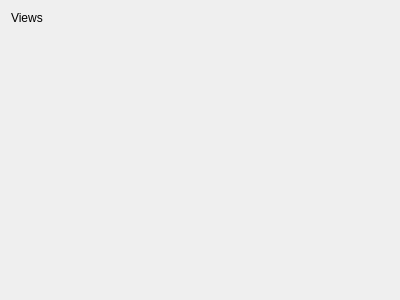
<?xml version="1.0" encoding="UTF-8"?>
<ui version="4.0">
 <class>GeoXCanvasEditorWidget</class>
 <widget class="QWidget" name="GeoXCanvasEditorWidget">
  <property name="geometry">
   <rect>
    <x>0</x>
    <y>0</y>
    <width>400</width>
    <height>300</height>
   </rect>
  </property>
  <property name="windowTitle">
   <string>Form</string>
  </property>
  <layout class="QVBoxLayout" name="verticalLayout">
   <item>
    <widget class="QLabel" name="label">
     <property name="text">
      <string>Views</string>
     </property>
    </widget>
   </item>
   <item>
    <widget class="NamedObjectListEditorWidget" name="viewsListWidget" native="true">
     <property name="sizePolicy">
      <sizepolicy hsizetype="Expanding" vsizetype="Expanding">
       <horstretch>0</horstretch>
       <verstretch>0</verstretch>
      </sizepolicy>
     </property>
    </widget>
   </item>
  </layout>
 </widget>
 <customwidgets>
  <customwidget>
   <class>NamedObjectListEditorWidget</class>
   <extends>QWidget</extends>
   <header>namedobjectlisteditor.h</header>
   <container>1</container>
  </customwidget>
 </customwidgets>
 <resources/>
 <connections/>
</ui>
